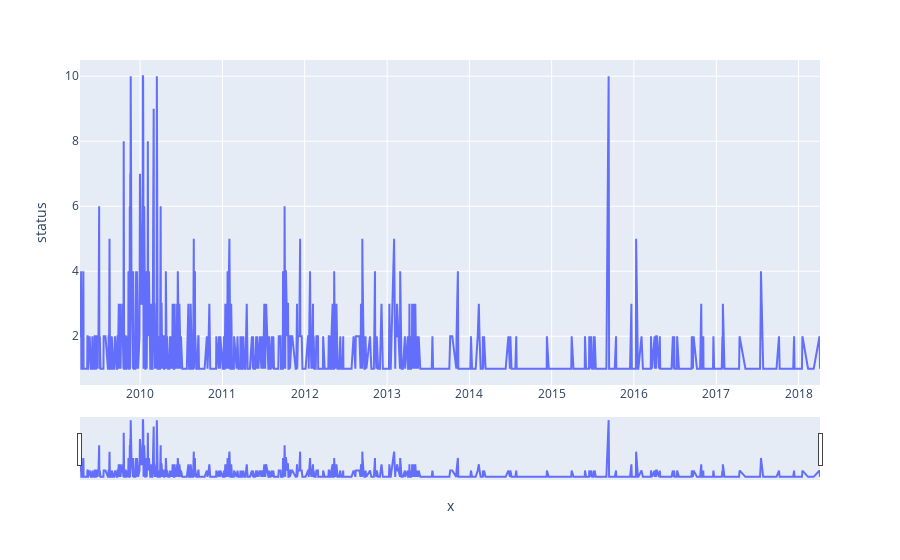

Here is the notebook cell this chart was saved with:
### Markdown cell above
## Number of cases created

### Code cell
created = df[['created_date', 'status']].groupby('created_date').count().reset_index()
created = created.set_index(['created_date'])

fig = px.line(created, x=created.index, y='status')
fig.update_xaxes(rangeslider_visible=True)
fig.show()

### Figure 1 — Plotly figure (JSON) as saved in the notebook; plotly's stock layout.template omitted (floating-point values rounded to 4 significant figures; data arrays with more than 128 entries replaced by an {"elided": "..."} marker saying what was removed)
{"data": [{"hovertemplate": "x=%{x}<br>status=%{y}<extra></extra>", "legendgroup": "", "line": {"color": "#636efa", "dash": "solid"}, "mode": "lines", "name": "", "showlegend": false, "type": "scatter", "x": {"elided": "944 str values"}, "xaxis": "x", "y": {"elided": "944 int values"}, "yaxis": "y"}], "layout": {"legend": {"tracegroupgap": 0}, "margin": {"t": 60}, "xaxis": {"anchor": "y", "domain": [0, 1], "rangeslider": {"visible": true}, "title": {"text": "x"}}, "yaxis": {"anchor": "x", "domain": [0, 1], "title": {"text": "status"}}}}
